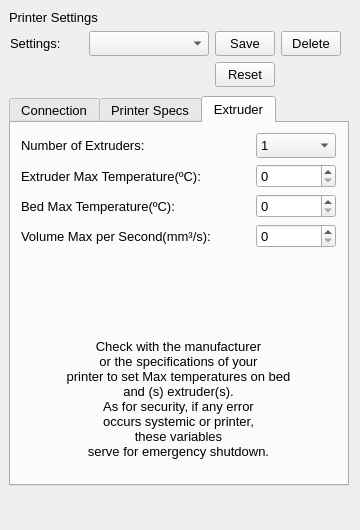
<?xml version="1.0" encoding="UTF-8"?>
<ui version="4.0">
 <class>PrinterSettingsWidget</class>
 <widget class="QWidget" name="PrinterSettingsWidget">
  <property name="geometry">
   <rect>
    <x>0</x>
    <y>0</y>
    <width>360</width>
    <height>530</height>
   </rect>
  </property>
  <property name="minimumSize">
   <size>
    <width>360</width>
    <height>525</height>
   </size>
  </property>
  <property name="maximumSize">
   <size>
    <width>370</width>
    <height>530</height>
   </size>
  </property>
  <property name="font">
   <font>
    <pointsize>10</pointsize>
   </font>
  </property>
  <widget class="QTabWidget" name="Config">
   <property name="geometry">
    <rect>
     <x>9</x>
     <y>96</y>
     <width>340</width>
     <height>390</height>
    </rect>
   </property>
   <property name="minimumSize">
    <size>
     <width>340</width>
     <height>390</height>
    </size>
   </property>
   <property name="currentIndex">
    <number>2</number>
   </property>
   <widget class="QWidget" name="Connection_Config">
    <attribute name="title">
     <string>Connection</string>
    </attribute>
    <layout class="QVBoxLayout" name="verticalLayout_3">
     <item>
      <layout class="QGridLayout" name="gridLayout">
       <item row="1" column="1" colspan="2">
        <widget class="QComboBox" name="cb_ConnectionPort">
         <property name="minimumSize">
          <size>
           <width>120</width>
           <height>25</height>
          </size>
         </property>
         <property name="maximumSize">
          <size>
           <width>120</width>
           <height>25</height>
          </size>
         </property>
        </widget>
       </item>
       <item row="5" column="1">
        <widget class="QCheckBox" name="ck_ResetOnConnect">
         <property name="text">
          <string/>
         </property>
        </widget>
       </item>
       <item row="3" column="0">
        <widget class="QLabel" name="lb_Protocol">
         <property name="text">
          <string>Firmware:</string>
         </property>
        </widget>
       </item>
       <item row="5" column="0">
        <widget class="QLabel" name="lb_ResetC">
         <property name="text">
          <string>Reset on Connect:</string>
         </property>
        </widget>
       </item>
       <item row="1" column="0">
        <widget class="QLabel" name="lb_Port">
         <property name="text">
          <string>Port of Connection:</string>
         </property>
        </widget>
       </item>
       <item row="0" column="1">
        <widget class="QComboBox" name="cb_ConnectionType">
         <property name="minimumSize">
          <size>
           <width>120</width>
           <height>25</height>
          </size>
         </property>
         <property name="maximumSize">
          <size>
           <width>120</width>
           <height>25</height>
          </size>
         </property>
         <property name="locale">
          <locale language="Portuguese" country="Brazil"/>
         </property>
         <item>
          <property name="text">
           <string>USB</string>
          </property>
         </item>
         <item>
          <property name="text">
           <string>Serial</string>
          </property>
         </item>
        </widget>
       </item>
       <item row="7" column="0">
        <widget class="QLabel" name="lb_log">
         <property name="text">
          <string>Printer Log:</string>
         </property>
        </widget>
       </item>
       <item row="2" column="1">
        <widget class="QComboBox" name="cb_TransmitionRate">
         <property name="minimumSize">
          <size>
           <width>120</width>
           <height>25</height>
          </size>
         </property>
         <property name="maximumSize">
          <size>
           <width>120</width>
           <height>25</height>
          </size>
         </property>
         <item>
          <property name="text">
           <string>115200</string>
          </property>
         </item>
         <item>
          <property name="text">
           <string>4800</string>
          </property>
         </item>
         <item>
          <property name="text">
           <string>9600</string>
          </property>
         </item>
         <item>
          <property name="text">
           <string>19200</string>
          </property>
         </item>
         <item>
          <property name="text">
           <string>38400</string>
          </property>
         </item>
         <item>
          <property name="text">
           <string>57600</string>
          </property>
         </item>
        </widget>
       </item>
       <item row="3" column="1">
        <widget class="QComboBox" name="cb_Firmware">
         <property name="minimumSize">
          <size>
           <width>120</width>
           <height>25</height>
          </size>
         </property>
         <property name="maximumSize">
          <size>
           <width>120</width>
           <height>25</height>
          </size>
         </property>
         <item>
          <property name="text">
           <string>Repetier</string>
          </property>
         </item>
        </widget>
       </item>
       <item row="2" column="0">
        <widget class="QLabel" name="lb_Transmission">
         <property name="text">
          <string>Transmission Rate:</string>
         </property>
        </widget>
       </item>
       <item row="7" column="1">
        <widget class="QCheckBox" name="ck_PrintLog">
         <property name="text">
          <string/>
         </property>
        </widget>
       </item>
       <item row="4" column="1">
        <widget class="QComboBox" name="cb_CacheSize">
         <property name="minimumSize">
          <size>
           <width>120</width>
           <height>25</height>
          </size>
         </property>
         <property name="maximumSize">
          <size>
           <width>120</width>
           <height>25</height>
          </size>
         </property>
         <item>
          <property name="text">
           <string>127</string>
          </property>
         </item>
        </widget>
       </item>
       <item row="4" column="0">
        <widget class="QLabel" name="lb_Cache">
         <property name="text">
          <string>Cache size:</string>
         </property>
        </widget>
       </item>
       <item row="8" column="0">
        <spacer name="verticalSpacer">
         <property name="orientation">
          <enum>Qt::Vertical</enum>
         </property>
         <property name="sizeHint" stdset="0">
          <size>
           <width>20</width>
           <height>40</height>
          </size>
         </property>
        </spacer>
       </item>
       <item row="0" column="0">
        <widget class="QLabel" name="lb_Connection">
         <property name="text">
          <string>Connection:</string>
         </property>
        </widget>
       </item>
      </layout>
     </item>
    </layout>
   </widget>
   <widget class="QWidget" name="Print_Config">
    <attribute name="title">
     <string>Printer Specs</string>
    </attribute>
    <widget class="QWidget" name="layoutWidget">
     <property name="geometry">
      <rect>
       <x>11</x>
       <y>15</y>
       <width>315</width>
       <height>275</height>
      </rect>
     </property>
     <layout class="QGridLayout" name="gridLayout_3">
      <item row="0" column="0">
       <widget class="QLabel" name="lb_RateMoviment">
        <property name="text">
         <string>Moviment Rate(mm/min):</string>
        </property>
       </widget>
      </item>
      <item row="0" column="1">
       <widget class="QSpinBox" name="tb_RateMoviment">
        <property name="minimumSize">
         <size>
          <width>80</width>
          <height>25</height>
         </size>
        </property>
        <property name="maximumSize">
         <size>
          <width>80</width>
          <height>25</height>
         </size>
        </property>
        <property name="maximum">
         <number>200</number>
        </property>
       </widget>
      </item>
      <item row="1" column="0">
       <widget class="QLabel" name="lb_Feed_Z">
        <property name="text">
         <string>Feed Z Axis(mm/min):</string>
        </property>
       </widget>
      </item>
      <item row="1" column="1">
       <widget class="QSpinBox" name="tb_FeedZ">
        <property name="minimumSize">
         <size>
          <width>80</width>
          <height>25</height>
         </size>
        </property>
        <property name="maximumSize">
         <size>
          <width>80</width>
          <height>25</height>
         </size>
        </property>
        <property name="maximum">
         <number>200</number>
        </property>
       </widget>
      </item>
      <item row="2" column="0">
       <widget class="QLabel" name="lb_ExtruderV">
        <property name="text">
         <string>Extruder Speed(mm/s):</string>
        </property>
       </widget>
      </item>
      <item row="2" column="1">
       <widget class="QSpinBox" name="tb_ExtruderSpeed_mm">
        <property name="minimumSize">
         <size>
          <width>80</width>
          <height>25</height>
         </size>
        </property>
        <property name="maximumSize">
         <size>
          <width>80</width>
          <height>25</height>
         </size>
        </property>
        <property name="maximum">
         <number>200</number>
        </property>
       </widget>
      </item>
      <item row="3" column="0">
       <widget class="QLabel" name="lg_Velocity_R">
        <property name="text">
         <string>Retraction Speed(mm/s):</string>
        </property>
       </widget>
      </item>
      <item row="3" column="1">
       <widget class="QSpinBox" name="tb_SpeedRetraction">
        <property name="minimumSize">
         <size>
          <width>80</width>
          <height>25</height>
         </size>
        </property>
        <property name="maximumSize">
         <size>
          <width>80</width>
          <height>25</height>
         </size>
        </property>
        <property name="maximum">
         <number>200</number>
        </property>
       </widget>
      </item>
      <item row="4" column="0">
       <widget class="QLabel" name="lb_Extruder_Temper">
        <property name="text">
         <string>Extruder Temperature(ºC):</string>
        </property>
       </widget>
      </item>
      <item row="4" column="1">
       <widget class="QSpinBox" name="tb_ExtruderTemperature">
        <property name="minimumSize">
         <size>
          <width>80</width>
          <height>25</height>
         </size>
        </property>
        <property name="maximumSize">
         <size>
          <width>80</width>
          <height>25</height>
         </size>
        </property>
        <property name="maximum">
         <number>250</number>
        </property>
       </widget>
      </item>
      <item row="5" column="0">
       <widget class="QLabel" name="lb_TableTemperature">
        <property name="text">
         <string>Bed Temperature(ºC):</string>
        </property>
       </widget>
      </item>
      <item row="5" column="1">
       <widget class="QSpinBox" name="tb_BedTemperature">
        <property name="minimumSize">
         <size>
          <width>80</width>
          <height>25</height>
         </size>
        </property>
        <property name="maximumSize">
         <size>
          <width>80</width>
          <height>25</height>
         </size>
        </property>
        <property name="maximum">
         <number>130</number>
        </property>
       </widget>
      </item>
      <item row="6" column="0">
       <widget class="QLabel" name="lb_areax">
        <property name="text">
         <string>Print Area - Width(mm)(X):</string>
        </property>
       </widget>
      </item>
      <item row="6" column="1">
       <widget class="QSpinBox" name="tb_AreaPrintX">
        <property name="minimumSize">
         <size>
          <width>80</width>
          <height>25</height>
         </size>
        </property>
        <property name="maximumSize">
         <size>
          <width>80</width>
          <height>25</height>
         </size>
        </property>
        <property name="maximum">
         <number>100000</number>
        </property>
       </widget>
      </item>
      <item row="7" column="0">
       <widget class="QLabel" name="lb_areay">
        <property name="text">
         <string>Print Area - Height(mm)(Y):</string>
        </property>
       </widget>
      </item>
      <item row="7" column="1">
       <widget class="QSpinBox" name="tb_AreaPrintY">
        <property name="minimumSize">
         <size>
          <width>80</width>
          <height>25</height>
         </size>
        </property>
        <property name="maximumSize">
         <size>
          <width>80</width>
          <height>25</height>
         </size>
        </property>
        <property name="maximum">
         <number>100000</number>
        </property>
       </widget>
      </item>
      <item row="8" column="0">
       <widget class="QLabel" name="lb_areaz">
        <property name="text">
         <string>Print Area - Vertical(mm)(Z):</string>
        </property>
       </widget>
      </item>
      <item row="8" column="1">
       <widget class="QSpinBox" name="tb_AreaPrintZ">
        <property name="minimumSize">
         <size>
          <width>80</width>
          <height>25</height>
         </size>
        </property>
        <property name="maximumSize">
         <size>
          <width>80</width>
          <height>25</height>
         </size>
        </property>
        <property name="maximum">
         <number>100000</number>
        </property>
       </widget>
      </item>
     </layout>
    </widget>
   </widget>
   <widget class="QWidget" name="Extrusor_Config">
    <attribute name="title">
     <string>Extruder</string>
    </attribute>
    <widget class="QWidget" name="layoutWidget_4">
     <property name="geometry">
      <rect>
       <x>10</x>
       <y>10</y>
       <width>315</width>
       <height>326</height>
      </rect>
     </property>
     <layout class="QGridLayout" name="gridLayout_2">
      <item row="7" column="0" colspan="2">
       <widget class="QLabel" name="lb_obs">
        <property name="font">
         <font>
          <pointsize>11</pointsize>
         </font>
        </property>
        <property name="styleSheet">
         <string notr="true">text-align: center;</string>
        </property>
        <property name="text">
         <string>&lt;html&gt;&lt;head/&gt;&lt;body&gt;&lt;p align=&quot;center&quot;&gt;&lt;span style=&quot; font-size:10pt;&quot;&gt;Check with the manufacturer&lt;br/&gt; or the specifications of your&lt;br/&gt;printer to set Max temperatures on bed &lt;br/&gt;and (s) extruder(s). &lt;br/&gt;As for security, if any error&lt;br/&gt; occurs systemic or printer,&lt;br/&gt;these variables &lt;br/&gt;serve for emergency shutdown.&lt;/span&gt;&lt;/p&gt;&lt;/body&gt;&lt;/html&gt;</string>
        </property>
       </widget>
      </item>
      <item row="3" column="0">
       <widget class="QLabel" name="lb_vol_sec">
        <property name="text">
         <string>Volume Max per Second(mm³/s):</string>
        </property>
       </widget>
      </item>
      <item row="0" column="0">
       <widget class="QLabel" name="lb_extruder_number">
        <property name="text">
         <string>Number of Extruders:</string>
        </property>
       </widget>
      </item>
      <item row="0" column="1">
       <widget class="QComboBox" name="cb_ExtruderQnt">
        <property name="maximumSize">
         <size>
          <width>80</width>
          <height>25</height>
         </size>
        </property>
        <item>
         <property name="text">
          <string>1</string>
         </property>
        </item>
       </widget>
      </item>
      <item row="2" column="0">
       <widget class="QLabel" name="lb_tabletmp">
        <property name="text">
         <string>Bed Max Temperature(ºC):</string>
        </property>
       </widget>
      </item>
      <item row="1" column="0">
       <widget class="QLabel" name="lb_extrudertmp">
        <property name="text">
         <string>Extruder Max Temperature(ºC):</string>
        </property>
       </widget>
      </item>
      <item row="6" column="0">
       <widget class="QLabel" name="label_5">
        <property name="text">
         <string/>
        </property>
        <property name="pixmap">
         <pixmap resource="resources.qrc">:/Icons/Icons/warningMax.png</pixmap>
        </property>
        <property name="alignment">
         <set>Qt::AlignCenter</set>
        </property>
       </widget>
      </item>
      <item row="2" column="1">
       <widget class="QSpinBox" name="tb_BedMaxTemp">
        <property name="maximum">
         <number>130</number>
        </property>
       </widget>
      </item>
      <item row="1" column="1">
       <widget class="QSpinBox" name="tb_ExtruderMaxTemp">
        <property name="maximum">
         <number>250</number>
        </property>
       </widget>
      </item>
      <item row="3" column="1">
       <widget class="QSpinBox" name="tb_ExtruderMaxVol">
        <property name="maximum">
         <number>300</number>
        </property>
       </widget>
      </item>
     </layout>
    </widget>
   </widget>
  </widget>
  <widget class="QLabel" name="label">
   <property name="geometry">
    <rect>
     <x>9</x>
     <y>9</y>
     <width>125</width>
     <height>16</height>
    </rect>
   </property>
   <property name="text">
    <string>Printer Settings</string>
   </property>
  </widget>
  <widget class="QWidget" name="layoutWidget">
   <property name="geometry">
    <rect>
     <x>10</x>
     <y>31</y>
     <width>331</width>
     <height>58</height>
    </rect>
   </property>
   <layout class="QGridLayout" name="gridLayout_4">
    <item row="0" column="0">
     <widget class="QLabel" name="lb_printer">
      <property name="text">
       <string>Settings:</string>
      </property>
     </widget>
    </item>
    <item row="0" column="1">
     <widget class="QComboBox" name="cb_PrinterSettings">
      <property name="minimumSize">
       <size>
        <width>120</width>
        <height>25</height>
       </size>
      </property>
     </widget>
    </item>
    <item row="0" column="2">
     <widget class="QPushButton" name="bt_SaveSettings">
      <property name="maximumSize">
       <size>
        <width>60</width>
        <height>25</height>
       </size>
      </property>
      <property name="text">
       <string>Save</string>
      </property>
     </widget>
    </item>
    <item row="0" column="3">
     <widget class="QPushButton" name="pushButton">
      <property name="maximumSize">
       <size>
        <width>60</width>
        <height>25</height>
       </size>
      </property>
      <property name="text">
       <string>Delete</string>
      </property>
     </widget>
    </item>
    <item row="1" column="2">
     <widget class="QPushButton" name="bt_DefaultSettings">
      <property name="minimumSize">
       <size>
        <width>60</width>
        <height>25</height>
       </size>
      </property>
      <property name="maximumSize">
       <size>
        <width>60</width>
        <height>25</height>
       </size>
      </property>
      <property name="text">
       <string>Reset</string>
      </property>
     </widget>
    </item>
   </layout>
  </widget>
 </widget>
 <resources>
  <include location="resources.qrc"/>
 </resources>
 <connections/>
</ui>
